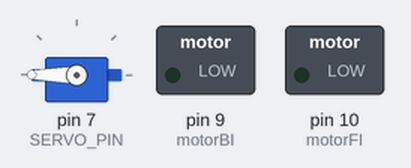
Bench run of a sketch on a simulated Arduino Uno, built with avr-gcc and run on an emulated ATmega328P. Shown: servo, switched loads named in the sketch (green lamp = pin HIGH).

Above: at 15.0 s.
Timing chart, 0 to 39.1 s (numbered marks = the images above):
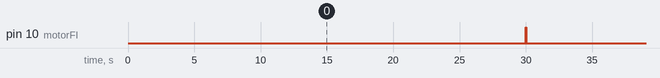

Measured:
- by itself, pin 10 (motorFI): alternates HIGH for 0.05 s and LOW for 30.0 s

The sketch:

CarCleaning.ino
```cpp
#include <Servo.h>

// ======== SERVO SETUP (always running) ========
Servo brushServo;
const int SERVO_PIN = 7;

// Continuous rotation servo values:
const int SERVO_RUN = 180;   // Full speed clockwise


// ======== PUMP SETUP (TA6586) ========
const int motorBI = 9;   // Backward input
const int motorFI = 10;  // Forward input

// Spray timing
const unsigned long SPRAY_PULSE_MS    = 45;       // 0.25 sec spray (few drops)
const unsigned long SPRAY_INTERVAL_MS = 30000UL;   // 30 seconds interval

bool pumping = false;
unsigned long sprayStartTime = 0;
unsigned long lastSprayTime  = 0;


void setup() {
  // ----- Servo (cleaning brush) -----
  brushServo.attach(SERVO_PIN);
  brushServo.write(SERVO_RUN);  // Keep servo always running

  // ----- Pump driver pins -----
  pinMode(motorBI, OUTPUT);
  pinMode(motorFI, OUTPUT);

  // Ensure pump is OFF at start
  digitalWrite(motorBI, LOW);
  digitalWrite(motorFI, LOW);

  // Start the timer
  lastSprayTime = millis();
}


void loop() {
  unsigned long now = millis();

  // ======== Pump running phase ========
  if (pumping) {
    if (now - sprayStartTime >= SPRAY_PULSE_MS) {
      // Stop pump
      digitalWrite(motorFI, LOW);
      digitalWrite(motorBI, LOW);

      pumping = false;
      lastSprayTime = now;
    }
    return;  // don’t start a new spray while pumping
  }


  // ======== Time to start a new spray? ========
  if (now - lastSprayTime >= SPRAY_INTERVAL_MS) {
    // Turn pump ON (forward direction)
    digitalWrite(motorBI, LOW);
    digitalWrite(motorFI, HIGH);

    pumping = true;
    sprayStartTime = now;
  }
}
```
